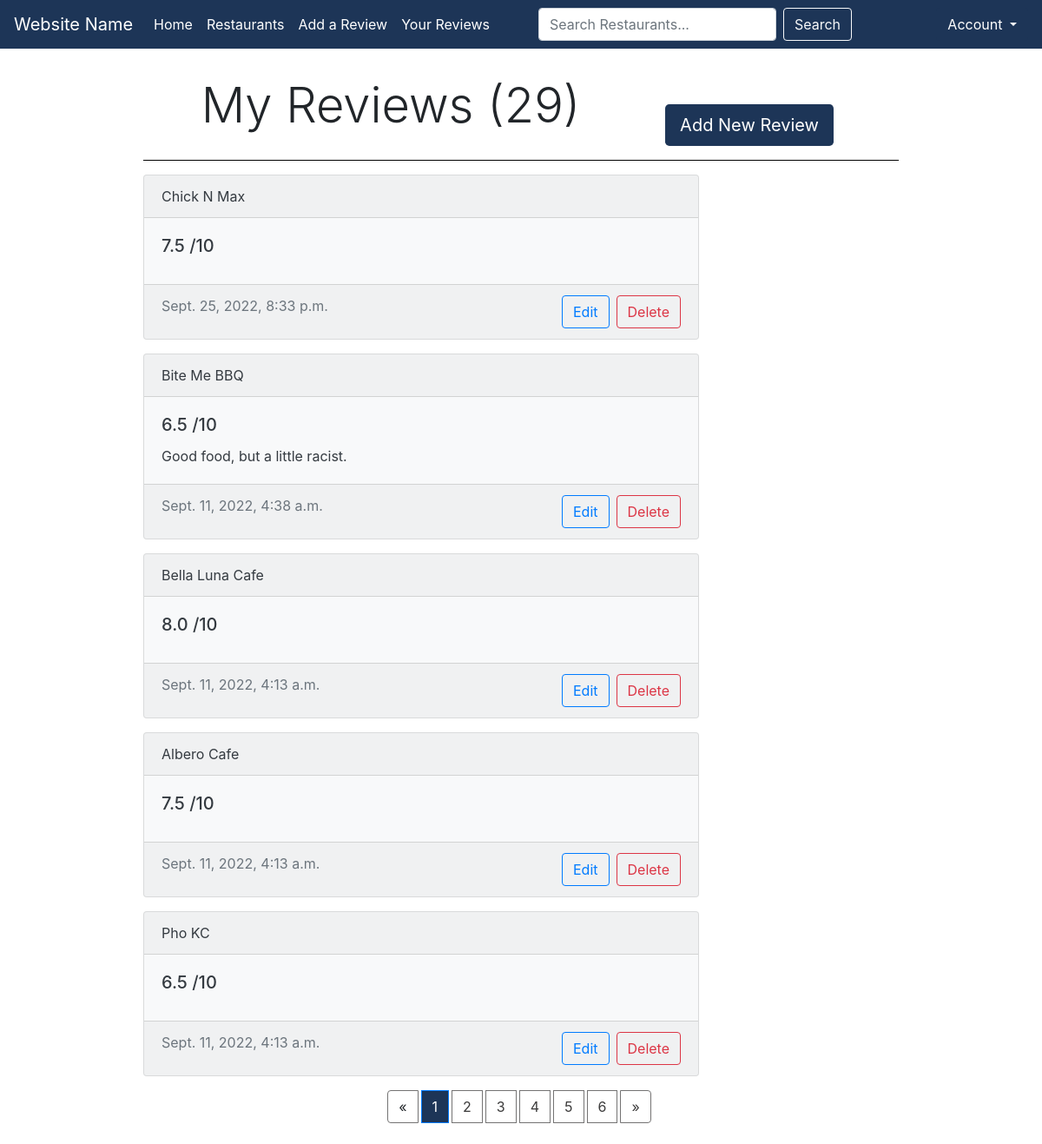
Page /ratings (signed in) on the earlier database version.
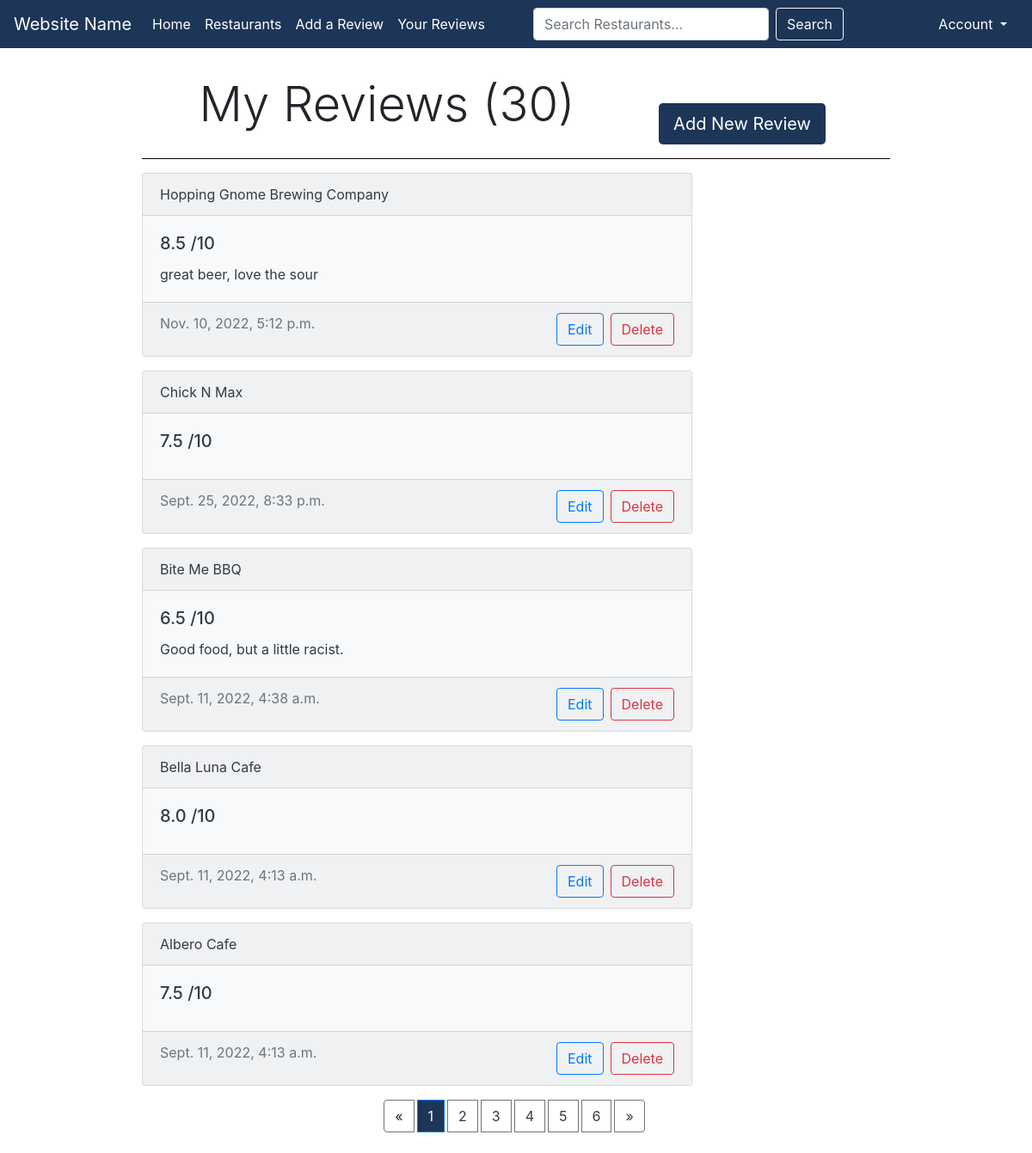
Same page on the later database version.
### restaurants/models.py (models this page shows, shortened)
class Rating(models.Model):
    user = models.ForeignKey(
        User, on_delete=models.CASCADE, null=False)
    restaurant = models.ForeignKey(
        Restaurant, on_delete=models.CASCADE, null=False)
    rating = models.DecimalField(decimal_places=1, max_digits=3)
    review = models.TextField(null=True, blank=True)
    updated = models.DateTimeField(auto_now=True)
    created = models.DateTimeField(auto_now_add=True)
    class Meta:
        ordering = ['-updated', '-created']
        unique_together = [['user', 'restaurant']]

class Restaurant(models.Model):
    name = models.CharField(max_length=100, null=False)
    tags = models.CharField(max_length=50, null=True)
    local_highlight = models.CharField(max_length=500, null=True)
    class Meta:
        db_table = "restaurant"
    def __str__(self):
        return self.name

### restaurants/views.py (the view)
# urls.py: path("ratings", views.ratings, name="ratings"),
@login_required(login_url="login")
def ratings(request):
    user = request.user
    ratings = Rating.objects.filter(user=user)
    rating_count = Rating.objects.filter(user=user).count()
    paginator = Paginator(ratings, 5)
    page_number = request.GET.get('page', 1)
    page_obj = paginator.get_page(page_number)
    page_obj.adjusted_elided_pages = paginator.get_elided_page_range(page_number, on_each_side=2)
    context = {'ratings': ratings, 'user': user, 'page_obj': page_obj, 'ratingCount': rating_count}
    return render(request, "restaurants/ratings.html", context)

### restaurants/templates/restaurants/ratings.html (shortened to what this page needs)
{% extends 'restaurants/base.html' %}
{% block content %}
<div class="container w-75">
  <div class="row">
    <h1 class="display-4 col-sm-8 mt-3 text-center">My Reviews ({{ratingCount}})</h1>
    <div class="col-sm-3">
      <div class= "btn-toolbar float-right mt-5">
        <a class="btn darkBlue btn-lg" href="{% url 'addrating' %}">Add New Review</a>
      </div>
    </div>
  </div>
<hr size="10" color="#000000" noshade>
{% for rating in page_obj %}
        <div class="card text-dark bg-light mb-3" style="max-width: 40rem;">
          <div class="card-header">{{rating.restaurant}}</div>
            <div class="card-body">
              <h5 class="card-title">{{rating.rating}} /10</h5>
              <p class="card-text">{{rating.review}}</p>
            </div>
          <div class="card-footer text-muted">{{rating.updated}}
            <div class= "btn-toolbar float-right">
              <a class="btn btn-outline-primary mr-2" href="{% url 'update-rating' rating.id %}">Edit</a>
              <a class="btn btn-outline-danger" href="{% url 'delete-rating' rating.id %}">Delete</a>
            </div>
          </div>
        </div>
        {% empty %}
          <div class="alert alert-light" role="alert"> Oops! Looks like you haven't reviewed anything yet! &#9785; </div>
{% endfor %}
<nav class="mt-3" aria-label="Page navigation">
  <ul class="pagination justify-content-center flex-wrap mt-2 mb-4">
    {% if page_obj.has_previous %}
        <li class="page-item mr-1"><a class="page-link" href="?page={{ page_obj.previous_page_number }}">&laquo;</a></li>
    {% else %}
        <li class="page-item mr-1"><a class="page-link">&laquo;</a></li>
    {% endif %}
    {% for i in page_obj.adjusted_elided_pages|default_if_none:page_obj.paginator.get_elided_page_range %}
        {% if page_obj.number == i %}
            <li class="active page-item mr-1"><span class="page-link" id="activeItem">{{ i }} <span class="sr-only">(current)</span></span>
            </li>
        {% else %}
            {% if i == page_obj.paginator.ELLIPSIS %}
                <li class="page-item mr-1"><a class="page-link">{{ i }}</a></li>
            {% else %}
                <li class="page-item mr-1"><a class="page-link" href="?page={{ i }}">{{ i }}</a></li>
            {% endif %}
        {% endif %}
    {% endfor %}
    {% if page_obj.has_next %}
        <li class="page-item mr-1"><a class="page-link" href="?page={{ page_obj.next_page_number }}">&raquo;</a></li>
    {% else %}
        <li class="page-item mr-1"><a class="page-link">&raquo;</a></li>
    {% endif %}
  </ul>
</nav>
</div>
{% endblock %}

Differences in the rows shown:
no longer on this page (row unchanged): Rating: restaurant "Pho KC", rating "6.5", updated "Sept. 11, 2022, 4:13 a.m."
added Rating: restaurant "Hopping Gnome Brewing Company", rating "8.5", review "great beer, love the sour", updated "Nov. 10, 2022, 5:12 p.m."
Other differences:
{{ ratingCount }}: "29" → "30"
